Frame 1 (no input): blank canvas, image omitted
Frame 60 (no input): blank canvas, image omitted
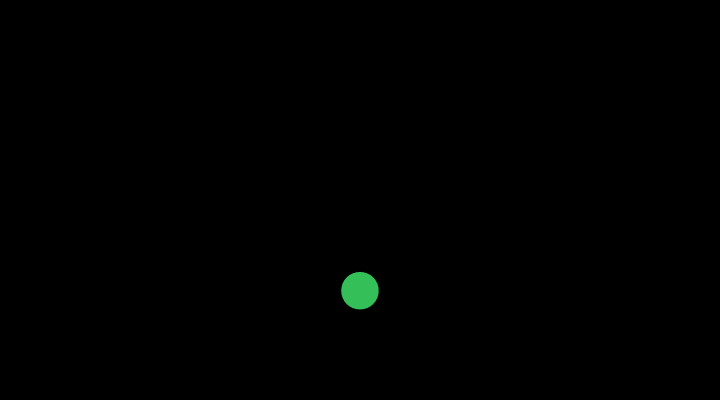
Frame 120 (the mouse pressed at the canvas centre since frame 60)

The p5.js sketch whose frames 1 and 60 were blank and that drew this single picture after the mouse press (run headless with seeded random() and noise() and a simulated clock; from frame 60 on, the mouse is pressed at the canvas centre):

// p5.js sketch
// ── sketch.js
var array = [];

function setup() {
  createCanvas(screen.width - screen.width / 10, 400);
  background(0);
}

function draw() {
  // return;
  background(0);
  // circle(40, 50, 60, 40);
  array.forEach((i) => {
    fill(i.color[0], i.color[1], i.color[2]);
    circle(i.x, i.y, i.r, i.r);
    i.gravitypull();
  });
}

class Circle {
  constructor() {
    this.x = mouseX;
    this.y = mouseY;
    this.r = random(10, 50);
    (this.color = [random(255), random(255), random(255)]),
      (this.maxHeight = this.y);
    this.updateYPositive = true;
  }
  gravitypull() {
    if (this.maxHeight + 10 > height) return;
    var updateYvalue = 1;
    if (this.y > height) {
      updateYvalue = (this.y / 40) * 1.2;
      this.updateYPositive = false;
      this.maxHeight += 10;
    } else if (this.y < this.maxHeight) this.updateYPositive = true;
    else {
      updateYvalue = (this.y / 40) * 1.2;
    }
    if (this.updateYPositive) {
      if (updateYvalue < 0) this.y += 1;
      else this.y += updateYvalue;
    } else {
      if (updateYvalue < 0) this.y -= 1;
      else this.y -= updateYvalue;
    }
  }
}

function mousePressed() {
  // circle(mouseX, mouseY, 30, 30);
  array.push(new Circle());
}
